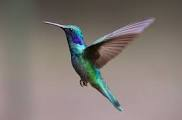
#> input picture bird_00011.jfif, 182 x 120 px, found by its file name
$ jupyter execute bird-classification.ipynb   (shell and % lines are left out)
#> lines starting #> are read from the running program, lines starting #| are printed output that depends on the picture; after the words box and inside, x2 and y2 are one past the last pixel; in counts of white or black regions, pixels touching at a corner belong together
<a href="https://colab.research.google.com/github/Subasdnbv/bird/blob/master/bird-classification.ipynb" target="_parent"></a>

[cell 1]
# import the necessary packages
import numpy as np
import cv2
import matplotlib.pyplot as plt

[cell 2]
# initialize the class labels and set the seed of the pseudorandom
# number generator so we can reproduce our results
labels = ["dove", "cucoo", "parrot"]
np.random.seed(5)

# randomly initialize our weight matrix and bias vector -- in a
# *real* training and classification task, these parameters would
# be *learned* by our model, but for the sake of this example,
# let's use random values
W = np.random.randn(3, 3072)
b = np.random.randn(3)

# load our example image, resize it, and then flatten it into our
# "feature vector" representation
orig = cv2.imread("bird/bird_00011.jfif")
#> orig is the input picture: shape (120, 182, 3); mean B, G, R 116.3, 121.4, 130.1
image = cv2.resize(orig, (32, 32)).flatten()
#> image = 3072 values, max 249 at index 1194, min 1 at index 1296, mean 122.4

[cell 3]
# compute the output scores by taking the dot product between the
# weight matrix and image pixels, followed by adding in the bias
scores = W.dot(image) + b
#> scores = [-6601.3, 499.4, 3688.2]

[cell 4]
# loop over the scores + labels and display them
for (label, score) in zip(labels, scores):
	print("[INFO] {}: {:.2f}".format(label, score))
#> this loop made 3 passes
#> (label, score) on passes 1 to 3: ('dove', -6601.3), ('cucoo', 499.4), ('parrot', 3688.2)
#| [INFO] dove: -6601.31
#| [INFO] cucoo: 499.42
#| [INFO] parrot: 3688.21

# draw the label with the highest score on the image as our
# prediction
cv2.putText(orig, "Label: {}".format(labels[np.argmax(scores)]),
	(10, 30), cv2.FONT_HERSHEY_SIMPLEX, 0.9, (0, 255, 0), 2)
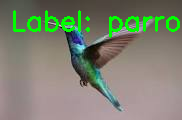
#> orig: shape (120, 182, 3); 5.04% of pixels changed, all inside (x1, y1, x2, y2) = (13, 10, 180, 38)


$ run again, with bird_00012.jfif copied over bird_00011.jfif
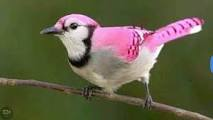
#> input picture bird_00012.jfif, 213 x 120 px, found by its file name
#> orig is the input picture: shape (120, 213, 3); mean B, G, R 69.8, 95.5, 98.7
#> image = 3072 values, max 255 at index 1022, min 1 at index 1665, mean 87.88
#> scores = [1329.4, 5827.5, 1370.9]
#> the loop `for (label, score) in zip(labels, scores):` made 3 passes
#> (label, score) on passes 1 to 3: ('dove', 1329.4), ('cucoo', 5827.5), ('parrot', 1370.9)
#> (printed output is left out)
#> `cv2.putText(orig, "Label: {}".format(labels[np.argmax(scores)]), (10, ..`:
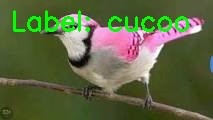
#> orig: shape (120, 213, 3); 4.39% of pixels changed, all inside (x1, y1, x2, y2) = (13, 10, 189, 32)
